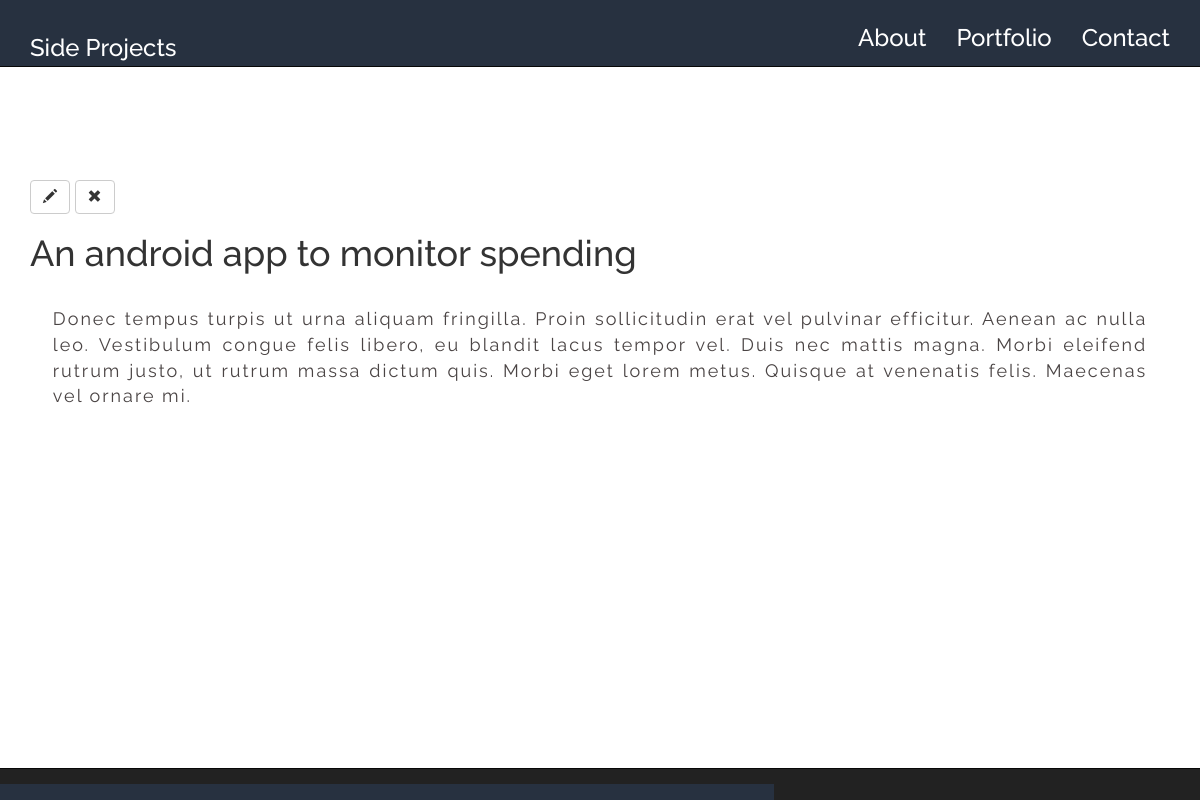
/project/22/, run on the app's committed database.
### projects/models.py (models this page shows)
class Project(models.Model):
    project_owner = models.ForeignKey('auth.User')
    project_title = models.CharField(max_length=50)
    short_pitch = models.TextField()
    created_date = models.DateTimeField(blank=True, null=True)

### projects/views.py (the view)
# urls.py: url(r'^project/(?P<pk>\d+)/$', views.project_detail, name='project_detail'),
def project_detail(request, pk):
    project = get_object_or_404(Project, pk=pk)
    return render(request, 'project_detail.html', {'project': project})

### projects/templates/project_detail.html
{% extends 'base.html' %}
{% block content %}
<div class="container">
    <br><br><br><br><br><br><br>
    <div class="project">
        <a class="btn btn-default" href="{% url 'project_edit' pk=project.pk %}"><span class="glyphicon glyphicon-pencil"></span></a>
        <a class="btn btn-default" href="{% url 'project_delete' pk=project.pk %}"><span class="glyphicon glyphicon-remove"></span></a>
        <h1>{{ project.project_title }}</h1>
        <p>{{ project.short_pitch|linebreaksbr }}</p>
    </div>
</div>
{% endblock %}

### projects/static/css/styles.css (style rules this page uses)
* { margin: 0; padding-top: 0; border: 0; }
body { font-family: 'Raleway', sans-serif; font-size: 18px; position: relative; background-color: #FFF; }
p { padding: 2%; color: #4A4444; text-align: justify; letter-spacing: 2px; }

### data on the page
Project: project_title "An android app to monitor spending", short_pitch "Donec tempus turpis ut urna aliquam fringilla. Proin sollicitudin erat vel pulvinar efficitur. Aenean ac nulla leo. Vestibulum congue felis libero, eu blandit lacus tempor vel. Duis nec mattis magna. Morbi eleifend rutrum justo, ut rutrum massa dictum quis. Morbi eget lorem metus. Quisque at venenatis felis. Maecenas vel ornare mi."
